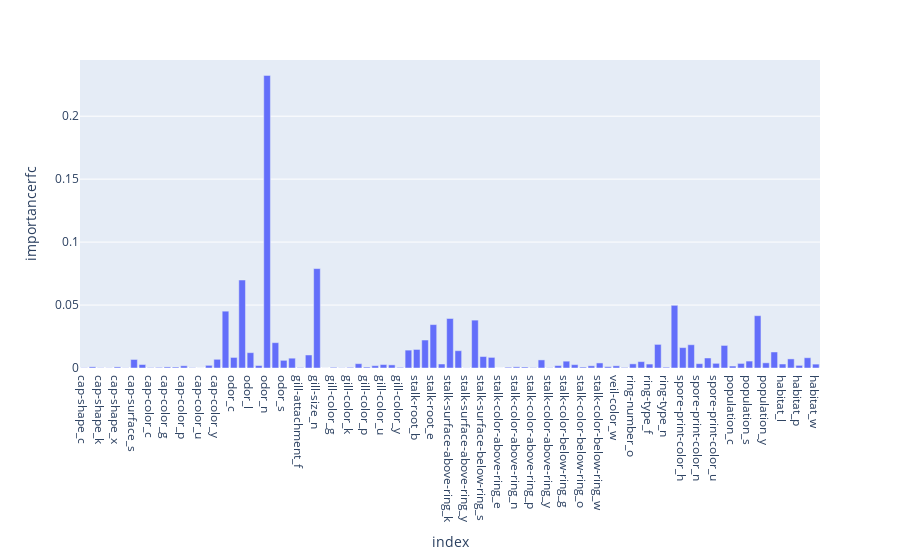

Notebook source saved alongside this figure:
### Code cell
fig = px.bar(impfeat12,x=impfeat12.index,y='importancerfc')
fig.show()

### Figure 1 — Plotly figure (JSON) as saved in the notebook; plotly's stock layout.template omitted (floating-point values rounded to 4 significant figures)
{"data": [{"alignmentgroup": "True", "hovertemplate": "index=%{x}<br>importancerfc=%{y}<extra></extra>", "legendgroup": "", "marker": {"color": "#636efa", "pattern": {"shape": ""}}, "name": "", "offsetgroup": "", "orientation": "v", "showlegend": false, "textposition": "auto", "type": "bar", "x": ["cap-shape_c", "cap-shape_f", "cap-shape_k", "cap-shape_s", "cap-shape_x", "cap-surface_g", "cap-surface_s", "cap-surface_y", "cap-color_c", "cap-color_e", "cap-color_g", "cap-color_n", "cap-color_p", "cap-color_r", "cap-color_u", "cap-color_w", "cap-color_y", "bruises_t", "odor_c", "odor_f", "odor_l", "odor_m", "odor_n", "odor_p", "odor_s", "odor_y", "gill-attachment_f", "gill-spacing_w", "gill-size_n", "gill-color_e", "gill-color_g", "gill-color_h", "gill-color_k", "gill-color_n", "gill-color_p", "gill-color_r", "gill-color_u", "gill-color_w", "gill-color_y", "stalk-shape_t", "stalk-root_b", "stalk-root_c", "stalk-root_e", "stalk-root_r", "stalk-surface-above-ring_k", "stalk-surface-above-ring_s", "stalk-surface-above-ring_y", "stalk-surface-below-ring_k", "stalk-surface-below-ring_s", "stalk-surface-below-ring_y", "stalk-color-above-ring_e", "stalk-color-above-ring_g", "stalk-color-above-ring_n", "stalk-color-above-ring_o", "stalk-color-above-ring_p", "stalk-color-above-ring_w", "stalk-color-above-ring_y", "stalk-color-below-ring_c", "stalk-color-below-ring_g", "stalk-color-below-ring_n", "stalk-color-below-ring_o", "stalk-color-below-ring_p", "stalk-color-below-ring_w", "stalk-color-below-ring_y", "veil-color_w", "veil-color_y", "ring-number_o", "ring-number_t", "ring-type_f", "ring-type_l", "ring-type_n", "ring-type_p", "spore-print-color_h", "spore-print-color_k", "spore-print-color_n", "spore-print-color_r", "spore-print-color_u", "spore-print-color_w", "population_c", "population_n", "population_s", "population_v", "population_y", "habitat_g", "habitat_l", "habitat_m", "habitat_p", "habitat_u", "habitat_w"], "xaxis": "x", "y": [0.0002159, 0.000937, 0.0002184, 0.0001479, 0.0008717, 0.0001641, 0.006776, 0.002768, 0.0003198, 0.0004736, 0.0008541, 0.0007593, 0.001761, 0.0002428, 4.022e-05, 0.002114, 0.006911, 0.04513, 0.008389, 0.0699, 0.01217, 0.001957, 0.2324, 0.02012, 0.006094, 0.007801, 0.000355, 0.01034, 0.07895, 3.247e-05, 0.0005452, 0.000163, 0.0005113, 0.003437, 0.0007457, 0.001845, 0.002745, 0.002474, 0.000495, 0.01421, 0.01473, 0.02222, 0.03448, 0.003179, 0.03932, 0.01375, 0.0001213, 0.03803, 0.009095, 0.008423, 9.116e-06, 0.000623, 0.0009246, 0.000779, 0.0003067, 0.006424, 0.0002343, 0.001949, 0.005421, 0.002661, 0.0007472, 0.001747, 0.004021, 0.001044, 0.001748, 0.0004444, 0.003295, 0.005086, 0.003127, 0.01874, 0.0006328, 0.04978, 0.0162, 0.01849, 0.003436, 0.007948, 0.003712, 0.01792, 0.00155, 0.003649, 0.005504, 0.04156, 0.004104, 0.01272, 0.003172, 0.007225, 0.00209, 0.008156, 0.003082], "yaxis": "y"}], "layout": {"autosize": true, "barmode": "relative", "legend": {"tracegroupgap": 0}, "margin": {"t": 60}, "xaxis": {"anchor": "y", "autorange": true, "domain": [0, 1], "range": [-0.5, 88.5], "title": {"text": "index"}, "type": "category"}, "yaxis": {"anchor": "x", "autorange": true, "domain": [0, 1], "range": [0, 0.2446], "title": {"text": "importancerfc"}, "type": "linear"}}}
